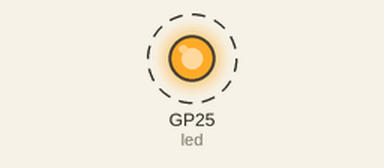
Recording of a program running on a simulated Raspberry Pi Pico running MicroPython. Parts: output pins drawn as LEDs (lit = HIGH). Dashed ring = blinking. What the program prints to the serial console is not drawn.

Above: at 0.5 s.
Timing chart, 0 to 4.6 s (numbered marks = the images above):
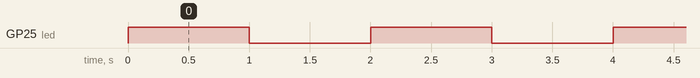

Measured:
- by itself, GP25 (led): alternates HIGH for 1.0 s and LOW for 1.0 s

The program:

Blink_Led.py
```python
from machine import Pin
from time import sleep

led = Pin(25,Pin.OUT)

n = 0

sleepT= 1 # 1sec Delay
while True:
    led.toggle()
    print("Counting from {} delay is {} sec".format(n,sleepT))
    n = n + 1
    sleep(sleepT)
```
